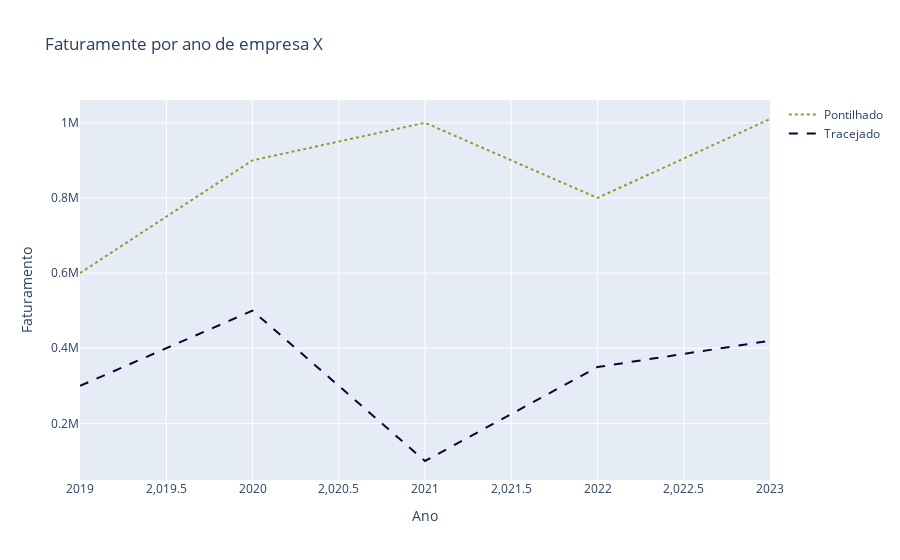

Notebook cell for this chart:
### Markdown cell above
## Gráfico 3 ##
É um gráfico de 2 linhas

### Code cell
# Criando o gráfico com o graph_objs - Pontilhado

pontilhado = go.Scatter(x = [2019, 2020, 2021, 2022, 2023], y = [60e4, 90e4, 100e4, 80e4, 101e4], mode = 'lines',
                        line = {'color': '#999932', 'dash': 'dot'}, name = 'Pontilhado')

#criando o gráfico com o graph_obs - Tracejado

tracejado = go.Scatter( x = [2019, 2020, 2021, 2022, 2023], y = [30e4, 50e4, 10e4, 35e4, 42e4], mode = 'lines',
                       line = {'color': '#100032', 'dash': 'dash'}, name= 'Tracejado')

#Definindo o Layout
layout= go.Layout( title= 'Faturamente por ano de empresa X',
                  xaxis= {'title': 'Ano'},
                  yaxis = {'title': 'Faturamento'})

#Criando a figura
fig = go.Figure( data = [pontilhado, tracejado], layout = layout)

#plotando o gráfico

py.iplot(fig)

### Figure 1 — Plotly figure (JSON) as saved in the notebook; plotly's stock layout.template omitted (floating-point values rounded to 4 significant figures)
{"data": [{"line": {"color": "#999932", "dash": "dot"}, "mode": "lines", "name": "Pontilhado", "type": "scatter", "x": [2019, 2020, 2021, 2022, 2023], "y": [600000, 900000, 1000000, 800000, 1010000]}, {"line": {"color": "#100032", "dash": "dash"}, "mode": "lines", "name": "Tracejado", "type": "scatter", "x": [2019, 2020, 2021, 2022, 2023], "y": [300000, 500000, 100000, 350000, 420000]}], "layout": {"title": {"text": "Faturamente por ano de empresa X"}, "xaxis": {"title": {"text": "Ano"}}, "yaxis": {"title": {"text": "Faturamento"}}}}
